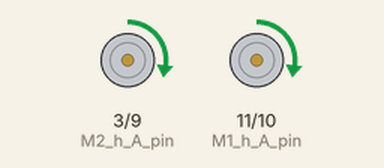
The sketch below on a simulated Arduino Uno, built with avr-gcc and run on an emulated ATmega328P. Shown: motor-driver pin pairs drawn as motors (green arrow = first pin HIGH = forward, orange = second pin HIGH = backward, longer = more drive).

Above: at 0.15 s.
At 1.9 s:
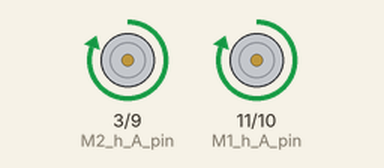
At 7.9 s:
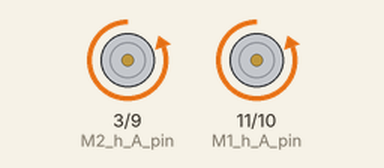
At 10.9 s:
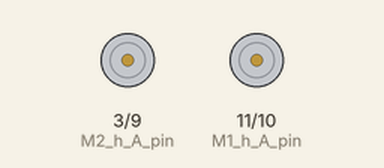
Timing chart, 0 to 15.6 s (numbered marks = the images above):
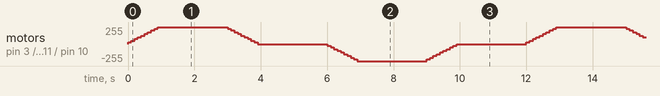

The sketch:

copy_of_lab_01_dual_dc_motor_pwm1.ino
```cpp
// Pini de control PWM ai motorului M1
#define M1_h_A_pin 11
#define M1_h_B_pin 10

// Pini de control PWM ai motorului M2
#define M2_h_A_pin 3
#define M2_h_B_pin 9

// Valoare maxima PWM
#define PWM_MAX 255

// Valoare maxima factor de umplere
#define DUTY_CYCLE_MAX 100

// Definitia ID-urilor celor doua motoare
typedef enum Motor{
  MOTOR1 = 0,
  MOTOR2 = 1,
}Motor;

// Definitia directiei de miscare
typedef enum Direction{
  FORWARD = 0,
  BACKWARD = 1,
}Direction;


// TODO 4: Implementati functia pentru miscarea unui motor
//         intr-o anumita directie cu duty_cycle-ul primit
//         ca parametru
void setPWM(int m,  int d, int duty_cycle){
  int pwn_width = map(duty_cycle,0,DUTY_CYCLE_MAX,0,PWM_MAX);
  switch(m){
  	case MOTOR1:
    if(d == FORWARD){
   		analogWrite(M1_h_A_pin,pwn_width);
    	analogWrite(M1_h_B_pin,0);
    } else {
     	analogWrite(M1_h_B_pin,pwn_width);
        analogWrite(M1_h_A_pin,0);
    }
    break;
    case MOTOR2:
    if(d == FORWARD){
   		analogWrite(M2_h_A_pin,pwn_width);
    	analogWrite(M2_h_B_pin,0);
    } else {
     	analogWrite(M2_h_B_pin,pwn_width);
        analogWrite(M2_h_A_pin,0);
    }
    break;
  }
}


void setup() {
  // TODO 3: Setati pini pentru utilizarea pinilor de PWM
  pinMode(M1_h_A_pin,OUTPUT);
  pinMode(M1_h_B_pin,OUTPUT);
  pinMode(M2_h_A_pin,OUTPUT);
  pinMode(M2_h_B_pin,OUTPUT);
}


void loop() {


  // TODO 5: Implementati o simulare de accelerare a motorarelor
  //         pe directia inainte in 10 pasi pe o durata de
  //         o secunda de la 0% la 100% duty-cycle
  // Nota: consultati functia delay din documentatie

  int duty_cycle_m1 = 0;
  int duty_cycle_m2 = 0;
  int wait_time_low = 100;
  int wait_time_high = 2000;

  int i = 0;
  for(i = 0; i < 10; i++){
    duty_cycle_m1 = duty_cycle_m1 + 10;
    setPWM(MOTOR1, FORWARD, duty_cycle_m1);

    duty_cycle_m2 = duty_cycle_m2 + 10;
    setPWM(MOTOR2, FORWARD, duty_cycle_m2);

    delay(wait_time_low);
  }
  delay(wait_time_high);

  // TODO 6: Implementati o simulare de decelerare a motorarelor
  //         pe directia inainte in 10 pasi pe o durata de
  //         o secunda de la 0% la 100% duty-cycle

  for(i = 0; i < 10; i++){
    duty_cycle_m1 = duty_cycle_m1 - 10;
    setPWM(MOTOR1, FORWARD, duty_cycle_m1);

    duty_cycle_m2 = duty_cycle_m2 - 10;
    setPWM(MOTOR2, FORWARD, duty_cycle_m2);

    delay(wait_time_low);
  }
  delay(wait_time_high);

  // TODO 7: Realizati TODO-urile 5 si 6 pentru directia inapoi

  for(i = 0; i < 10; i++){
    duty_cycle_m1 = duty_cycle_m1 + 10;
    setPWM(MOTOR1, BACKWARD, duty_cycle_m1);

    duty_cycle_m2 = duty_cycle_m2 + 10;
    setPWM(MOTOR2, BACKWARD, duty_cycle_m2);

    delay(wait_time_low);
  }
  delay(wait_time_high);

  for(i = 0; i < 10; i++){
    duty_cycle_m1 = duty_cycle_m1 - 10;
    setPWM(MOTOR1, BACKWARD, duty_cycle_m1);

    duty_cycle_m2 = duty_cycle_m2 - 10;
    setPWM(MOTOR2, BACKWARD, duty_cycle_m2);

    delay(wait_time_low);
  }
  delay(wait_time_high);
}
```
